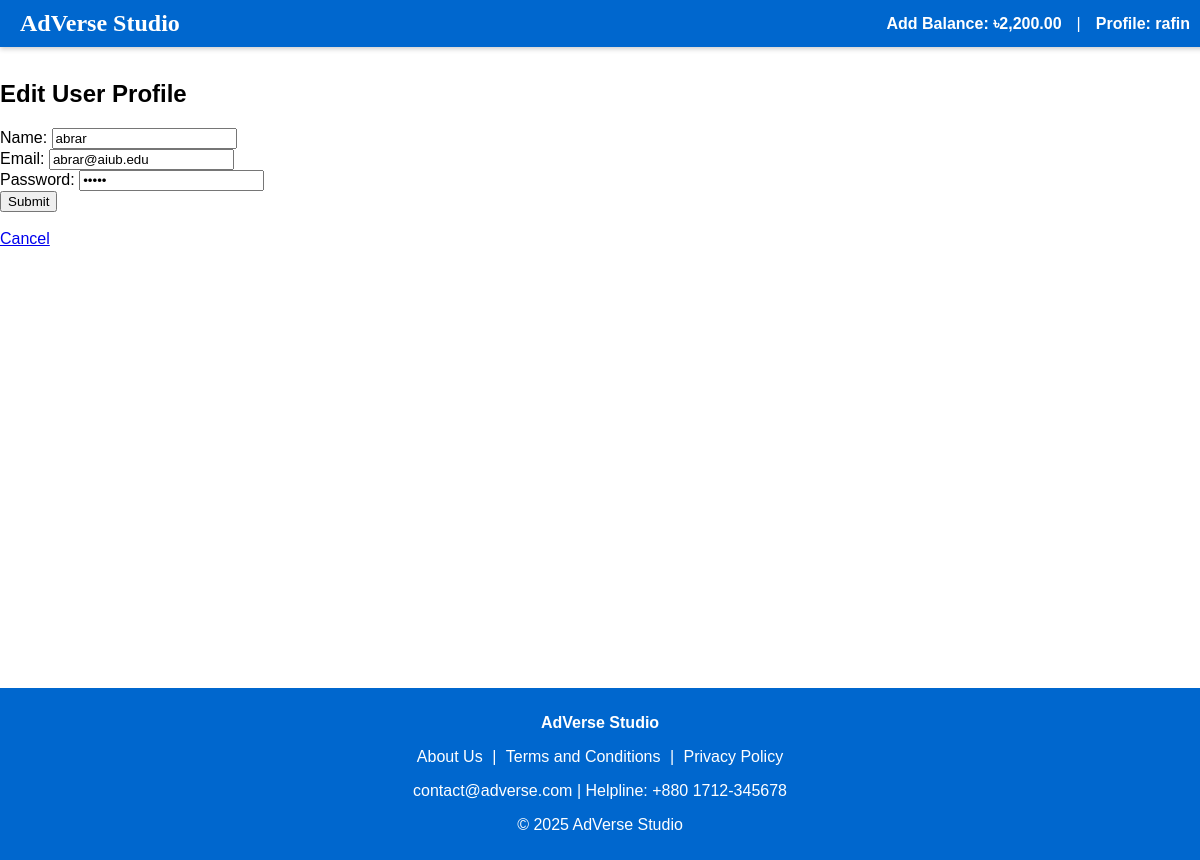
Screenshot of /view/edit.php?id=5 (signed in) with the database file from the repository.
### tables this page shows
CREATE TABLE `users` (
  `id` int(100) NOT NULL,
  `username` varchar(50) NOT NULL,
  `email` varchar(50) NOT NULL,
  `password` varchar(50) NOT NULL,
  `account_type` varchar(30) NOT NULL,
  `question` varchar(200) NOT NULL,
  `answer` varchar(100) NOT NULL,
  `balance` int(11) DEFAULT 0,
  `accepted_terms` tinyint(1) NOT NULL DEFAULT 0
);

### model/userModel.php (called while the page is built, shortened)
<?php
    function getConnection(){
        $con = mysqli_connect('127.0.0.1', 'root', '', 'testing_project');
        return $con;
    }
    function getUser($id){
        $con = getConnection();
        $sql = "select * from users where id='{$id}'";
        $result = mysqli_query($con, $sql);
        $row = mysqli_fetch_assoc($result);
        return $row;
    }
    function getUserBalance($userId) {
        $con = getConnection();
        $sql = "SELECT balance FROM users WHERE id='$userId'";
        $result = mysqli_query($con, $sql);
        $row = mysqli_fetch_assoc($result);
        return $row['balance'];
    }
    function includeTopBar()
    {
        include '../view/topbar.php';
        renderTopBar();
    }
    function includeBottomBar()
    {
        include '../view/bottombar.php';
    }
?>

### view/edit.php (the view, shortened to what this page needs)
<?php
require_once('../model/userModel.php');
$user = getUser($_REQUEST['id']);
?>
<!DOCTYPE html>
<html lang="en">
<head>
    <main>
<?php includeTopBar(); ?>
</head>
<body>
    <h2>Edit User Profile</h2>
    <form id="updateForm" onsubmit="submitForm(event)">
        Name:
        <input type="text" id="username" name="username" value="<?= htmlspecialchars($user['username']) ?>" onkeyup="validateUsername()" />
        <span id="usernameError" style="color: red;"></span><br>
        Email:
        <input type="email" id="email" name="email" value="<?= htmlspecialchars($user['email']) ?>" onkeyup="validateEmail()" />
        <span id="emailError" style="color: red;"></span><br>
        Password:
        <input type="password" id="password" name="password" value="<?= htmlspecialchars($user['password']) ?>" onkeyup="validatePassword()" />
        <span id="passwordError" style="color: red;"></span><br>
        <button type="submit">Submit</button>
    </form>
    <br>
    <a href="profile.php?id=<?= $_SESSION["user"]['id'] ?>">Cancel</a>
</body>
</html>

### view/topbar.php (shortened to what this page needs)
<?php
function renderTopBar()
{
    if (isset($_SESSION['user'])) {
        $username = $_SESSION['user']['username'];
        $id = $_SESSION['user']['id'];
        $balance = getUserBalance($id);
        echo '
        <style>
            /* Styling for the top bar */
            .top-bar {
                width: 100%;
                background-color:#0067ce; /* Primary blue color */
                color: white;
                padding: 10px 20px 10px 20px;
                position: fixed;
                top: 0;
                left: 0;
                z-index: 1000;
                box-shadow: 0 2px 5px rgba(0, 0, 0, 0.2);
                display: flex;
                justify-content: space-between;
                align-items: center;
            }
            .top-bar-title {
                font-size: 1.5em;
                font-weight: bold;
                font-family: Georgia, serif;
            }
            .top-bar-links {
                margin-right: 30px;
                font-size: 1em;
                display: flex;
                gap: 15px;
                align-items: center;
            }
            .top-bar a {
                color: white;
                text-decoration: none;
                font-weight: bold;
                transition: color 0.3s ease;
            }
            .top-bar a:hover {
                color: #ffdd57; /* Soft yellow hover effect */
            }
            /* Prevent content from hiding behind the top bar */
            body {
                padding-top: 60px; /* Adjust based on top-bar height */
                font-family: Arial, sans-serif;
            }
        </style>
        <div class="top-bar">
            <div class="top-bar-title">
                <a href="home.php">AdVerse Studio</a>
            </div>
            <div class="top-bar-links">
                <a href="addBalance.php">Add Balance: ৳'. number_format($balance, 2) .'</a> |
                <a href="profile.php?id=' . htmlspecialchars($id) . '"> Profile: ' . htmlspecialchars($username) . '</a>
            </div>
        </div>
        ';
    } else {
        echo 'User not logged in';
    }
}
?>

### view/topbar.php (style rules this page uses)
.top-bar { width: 100%; background-color:#0067ce; color: white; padding: 10px 20px 10px 20px; position: fixed; top: 0; left: 0; z-index: 1000; box-shadow: 0 2px 5px rgba(0, 0, 0, 0.2); display: flex; justify-content: space-between; align-items: center; }
.top-bar-title { font-size: 1.5em; font-weight: bold; font-family: Georgia, serif; }
.top-bar-links { margin-right: 30px; font-size: 1em; display: flex; gap: 15px; align-items: center; }
.top-bar a { color: white; text-decoration: none; font-weight: bold; transition: color 0.3s ease; }
body { padding-top: 60px; font-family: Arial, sans-serif; }

### view/bottombar.php (style rules this page uses)
body { margin: 0; display: flex; flex-direction: column; min-height: 100vh; }
main { flex: 1; }

### rows the page displays
users: balance "2,200.00"
users: username "abrar", email "abrar@aiub.edu"

### other values shown
$username "rafin"
